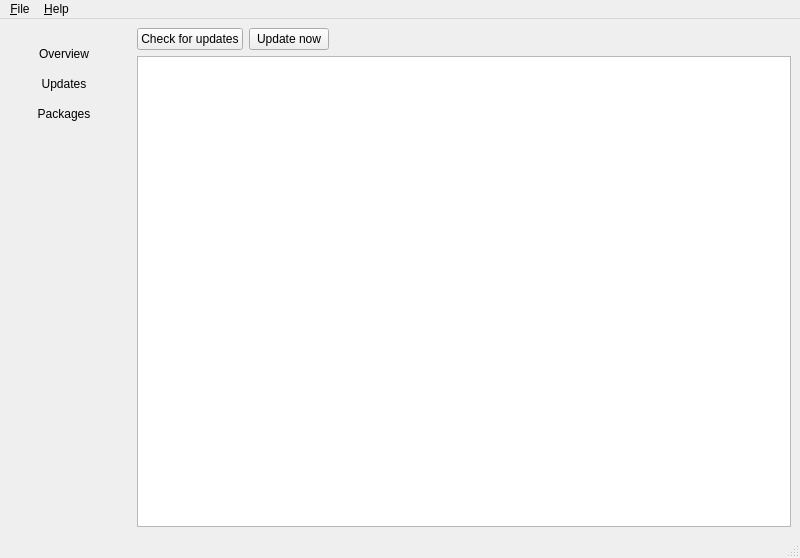
<?xml version="1.0" encoding="UTF-8"?>
<ui version="4.0">
 <class>MainWindow</class>
 <widget class="QMainWindow" name="MainWindow">
  <property name="geometry">
   <rect>
    <x>0</x>
    <y>0</y>
    <width>800</width>
    <height>558</height>
   </rect>
  </property>
  <property name="windowTitle">
   <string>MiKTeX Console</string>
  </property>
  <property name="windowIcon">
   <iconset resource="console.qrc">
    <normaloff>:/Icons/miktex-32x32.png</normaloff>:/Icons/miktex-32x32.png</iconset>
  </property>
  <widget class="QWidget" name="centralwidget">
   <layout class="QHBoxLayout" name="horizontalLayout" stretch="0,0">
    <property name="spacing">
     <number>0</number>
    </property>
    <property name="leftMargin">
     <number>0</number>
    </property>
    <property name="topMargin">
     <number>0</number>
    </property>
    <property name="rightMargin">
     <number>0</number>
    </property>
    <property name="bottomMargin">
     <number>0</number>
    </property>
    <item>
     <widget class="QWidget" name="verticalWidget" native="true">
      <property name="enabled">
       <bool>true</bool>
      </property>
      <property name="sizePolicy">
       <sizepolicy hsizetype="Fixed" vsizetype="Preferred">
        <horstretch>0</horstretch>
        <verstretch>0</verstretch>
       </sizepolicy>
      </property>
      <property name="minimumSize">
       <size>
        <width>128</width>
        <height>0</height>
       </size>
      </property>
      <layout class="QVBoxLayout" name="verticalLayout_7">
       <property name="spacing">
        <number>0</number>
       </property>
       <property name="leftMargin">
        <number>0</number>
       </property>
       <property name="topMargin">
        <number>20</number>
       </property>
       <property name="rightMargin">
        <number>0</number>
       </property>
       <property name="bottomMargin">
        <number>0</number>
       </property>
       <item>
        <widget class="QPushButton" name="buttonOverview">
         <property name="minimumSize">
          <size>
           <width>0</width>
           <height>30</height>
          </size>
         </property>
         <property name="focusPolicy">
          <enum>Qt::NoFocus</enum>
         </property>
         <property name="statusTip">
          <string>MiKTeX configuration overview</string>
         </property>
         <property name="text">
          <string>Overview</string>
         </property>
         <property name="checkable">
          <bool>true</bool>
         </property>
         <property name="autoExclusive">
          <bool>true</bool>
         </property>
         <property name="flat">
          <bool>true</bool>
         </property>
        </widget>
       </item>
       <item>
        <widget class="QPushButton" name="buttonUpdates">
         <property name="minimumSize">
          <size>
           <width>0</width>
           <height>30</height>
          </size>
         </property>
         <property name="focusPolicy">
          <enum>Qt::NoFocus</enum>
         </property>
         <property name="statusTip">
          <string>Check for MiKTeX updates</string>
         </property>
         <property name="text">
          <string>Updates</string>
         </property>
         <property name="checkable">
          <bool>true</bool>
         </property>
         <property name="autoExclusive">
          <bool>true</bool>
         </property>
         <property name="flat">
          <bool>true</bool>
         </property>
        </widget>
       </item>
       <item>
        <widget class="QPushButton" name="buttonPackages">
         <property name="minimumSize">
          <size>
           <width>0</width>
           <height>30</height>
          </size>
         </property>
         <property name="focusPolicy">
          <enum>Qt::NoFocus</enum>
         </property>
         <property name="statusTip">
          <string>MiKTeX package management</string>
         </property>
         <property name="text">
          <string>Packages</string>
         </property>
         <property name="checkable">
          <bool>true</bool>
         </property>
         <property name="autoExclusive">
          <bool>true</bool>
         </property>
         <property name="flat">
          <bool>true</bool>
         </property>
        </widget>
       </item>
       <item>
        <spacer name="verticalSpacer_6">
         <property name="orientation">
          <enum>Qt::Vertical</enum>
         </property>
         <property name="sizeHint" stdset="0">
          <size>
           <width>20</width>
           <height>40</height>
          </size>
         </property>
        </spacer>
       </item>
      </layout>
     </widget>
    </item>
    <item>
     <widget class="QStackedWidget" name="pages">
      <property name="enabled">
       <bool>true</bool>
      </property>
      <property name="currentIndex">
       <number>2</number>
      </property>
      <widget class="QWidget" name="setup">
       <layout class="QVBoxLayout" name="verticalLayout_6">
        <item>
         <widget class="QLabel" name="label_8">
          <property name="text">
           <string>&lt;h2&gt;Welcome!&lt;/h2&gt;</string>
          </property>
         </widget>
        </item>
        <item>
         <widget class="QLabel" name="label_9">
          <property name="text">
           <string>&lt;html&gt;&lt;head/&gt;&lt;body&gt;&lt;p&gt;Thank you for giving MiKTeX a try!&lt;/p&gt;&lt;p&gt;We will now finish the MiKTeX setup by populating the &lt;span style=&quot; font-style:italic;&quot;&gt;bin&lt;/span&gt; directory with links to the to actual MiKTeX binaries. The location of the &lt;span style=&quot; font-style:italic;&quot;&gt;bin&lt;/span&gt; directory depends on your choice:&lt;br/&gt;&lt;/p&gt;&lt;ul style=&quot;margin-top: 0px; margin-bottom: 0px; margin-left: 0px; margin-right: 0px; -qt-list-indent: 1;&quot;&gt;&lt;li style=&quot; margin-top:12px; margin-bottom:0px; margin-left:0px; margin-right:0px; -qt-block-indent:0; text-indent:0px;&quot;&gt;&lt;span style=&quot; font-family:'Courier New';&quot;&gt;/usr/local/bin&lt;/span&gt; for a shared (system-wide) MiKTeX installation. This option requires administrator privileges.&lt;/li&gt;&lt;li style=&quot; margin-top:0px; margin-bottom:12px; margin-left:0px; margin-right:0px; -qt-block-indent:0; text-indent:0px;&quot;&gt;&lt;span style=&quot; font-family:'Courier New';&quot;&gt;~/bin&lt;/span&gt; for a private MiKTeX installation.&lt;/li&gt;&lt;/ul&gt;&lt;p&gt;More information: &lt;a href=&quot;https://miktex.org/kb/shared-vs-private&quot;&gt;&lt;span style=&quot; text-decoration: underline; color:#007af4;&quot;&gt;Shared vs. private installation&lt;/span&gt;&lt;/a&gt;&lt;/p&gt;&lt;/body&gt;&lt;/html&gt;</string>
          </property>
          <property name="wordWrap">
           <bool>true</bool>
          </property>
          <property name="openExternalLinks">
           <bool>true</bool>
          </property>
         </widget>
        </item>
        <item>
         <widget class="QWidget" name="setupAdminMode" native="true">
          <layout class="QVBoxLayout" name="verticalLayout_8"/>
         </widget>
        </item>
        <item>
         <spacer name="verticalSpacer_5">
          <property name="orientation">
           <enum>Qt::Vertical</enum>
          </property>
          <property name="sizeType">
           <enum>QSizePolicy::Preferred</enum>
          </property>
          <property name="sizeHint" stdset="0">
           <size>
            <width>20</width>
            <height>40</height>
           </size>
          </property>
         </spacer>
        </item>
        <item>
         <widget class="QCommandLinkButton" name="buttonAdminSetup">
          <property name="text">
           <string>Restart as administrator and finish setup</string>
          </property>
          <property name="description">
           <string>MiKTeX binaries will be available for all users.</string>
          </property>
         </widget>
        </item>
        <item>
         <widget class="QCommandLinkButton" name="buttonUserSetup">
          <property name="text">
           <string>Finish private setup</string>
          </property>
          <property name="description">
           <string>MiKTeX binaries will be available for your private use only.</string>
          </property>
         </widget>
        </item>
        <item>
         <spacer name="verticalSpacer_4">
          <property name="orientation">
           <enum>Qt::Vertical</enum>
          </property>
          <property name="sizeHint" stdset="0">
           <size>
            <width>20</width>
            <height>40</height>
           </size>
          </property>
         </spacer>
        </item>
       </layout>
      </widget>
      <widget class="QWidget" name="overview">
       <layout class="QVBoxLayout" name="verticalLayout">
        <item>
         <widget class="QLabel" name="label_5">
          <property name="text">
           <string>&lt;h2&gt;Welcome!&lt;/h2&gt;</string>
          </property>
         </widget>
        </item>
        <item>
         <widget class="QLabel" name="label">
          <property name="text">
           <string>This is the MiKTeX Console. It will assist you in managing your MiKTeX configuration.</string>
          </property>
          <property name="wordWrap">
           <bool>true</bool>
          </property>
         </widget>
        </item>
        <item>
         <spacer name="verticalSpacer_2">
          <property name="orientation">
           <enum>Qt::Vertical</enum>
          </property>
          <property name="sizeType">
           <enum>QSizePolicy::Preferred</enum>
          </property>
          <property name="sizeHint" stdset="0">
           <size>
            <width>20</width>
            <height>40</height>
           </size>
          </property>
         </spacer>
        </item>
        <item>
         <widget class="QWidget" name="privateMode" native="true">
          <layout class="QVBoxLayout" name="verticalLayout_5">
           <property name="leftMargin">
            <number>0</number>
           </property>
           <property name="topMargin">
            <number>0</number>
           </property>
           <property name="rightMargin">
            <number>0</number>
           </property>
           <property name="bottomMargin">
            <number>0</number>
           </property>
           <item>
            <widget class="QLabel" name="label_6">
             <property name="text">
              <string>You have installed MiKTeX for your private use.</string>
             </property>
             <property name="wordWrap">
              <bool>true</bool>
             </property>
            </widget>
           </item>
          </layout>
         </widget>
        </item>
        <item>
         <widget class="QWidget" name="userMode" native="true">
          <layout class="QVBoxLayout" name="verticalLayout_2">
           <property name="leftMargin">
            <number>0</number>
           </property>
           <property name="topMargin">
            <number>0</number>
           </property>
           <property name="rightMargin">
            <number>0</number>
           </property>
           <property name="bottomMargin">
            <number>0</number>
           </property>
           <item>
            <widget class="QLabel" name="label_4">
             <property name="text">
              <string>&lt;html&gt;&lt;head/&gt;&lt;body&gt;&lt;p&gt;This tool currently operates on the private (per-user) MiKTeX configuration.&lt;/p&gt;&lt;p&gt;You may want to switch to administrator mode in order to operate on the shared (system-wide) configuration.&lt;br/&gt;More information: &lt;a href=&quot;https://miktex.org/howto/admin-mode&quot;&gt;&lt;span style=&quot; text-decoration: underline; color:#007af4;&quot;&gt;HOWTO: switch to admin mode&lt;/span&gt;&lt;/a&gt;&lt;/p&gt;&lt;/body&gt;&lt;/html&gt;</string>
             </property>
             <property name="wordWrap">
              <bool>true</bool>
             </property>
             <property name="openExternalLinks">
              <bool>true</bool>
             </property>
            </widget>
           </item>
          </layout>
         </widget>
        </item>
        <item>
         <widget class="QWidget" name="adminMode" native="true">
          <layout class="QVBoxLayout" name="verticalLayout_3">
           <property name="leftMargin">
            <number>0</number>
           </property>
           <property name="topMargin">
            <number>0</number>
           </property>
           <property name="rightMargin">
            <number>0</number>
           </property>
           <property name="bottomMargin">
            <number>0</number>
           </property>
           <item>
            <widget class="QLabel" name="label_3">
             <property name="text">
              <string>This tool currently operates on the shared (system-wide) MiKTeX configuration.</string>
             </property>
             <property name="wordWrap">
              <bool>true</bool>
             </property>
            </widget>
           </item>
          </layout>
         </widget>
        </item>
        <item>
         <spacer name="verticalSpacer_3">
          <property name="orientation">
           <enum>Qt::Vertical</enum>
          </property>
          <property name="sizeType">
           <enum>QSizePolicy::Preferred</enum>
          </property>
          <property name="sizeHint" stdset="0">
           <size>
            <width>20</width>
            <height>40</height>
           </size>
          </property>
         </spacer>
        </item>
        <item>
         <widget class="QGroupBox" name="verticalGroupBox">
          <property name="title">
           <string>Executables</string>
          </property>
          <layout class="QVBoxLayout" name="verticalLayout_4">
           <item>
            <widget class="QLabel" name="label_2">
             <property name="text">
              <string>MiKTeX exececutables have been installed in:</string>
             </property>
            </widget>
           </item>
           <item>
            <widget class="QLineEdit" name="bindir">
             <property name="readOnly">
              <bool>true</bool>
             </property>
            </widget>
           </item>
           <item>
            <widget class="QLabel" name="hintPath">
             <property name="text">
              <string>&lt;html&gt;&lt;head/&gt;&lt;body&gt;&lt;p&gt;Currently this directory is not in the search path for executables. You should add this directory to PATH so that you can invoke MiKTeX executables from a shell.&lt;br/&gt;More information: &lt;a href=&quot;https://miktex.org/howto/modify-path&quot;&gt;&lt;span style=&quot; text-decoration: underline; color:#007af4;&quot;&gt;HOWTO: modify PATH&lt;/span&gt;&lt;/a&gt;&lt;/p&gt;&lt;/body&gt;&lt;/html&gt;</string>
             </property>
             <property name="wordWrap">
              <bool>true</bool>
             </property>
             <property name="openExternalLinks">
              <bool>true</bool>
             </property>
            </widget>
           </item>
          </layout>
         </widget>
        </item>
        <item>
         <spacer name="verticalSpacer_7">
          <property name="orientation">
           <enum>Qt::Vertical</enum>
          </property>
          <property name="sizeType">
           <enum>QSizePolicy::Preferred</enum>
          </property>
          <property name="sizeHint" stdset="0">
           <size>
            <width>20</width>
            <height>40</height>
           </size>
          </property>
         </spacer>
        </item>
        <item>
         <widget class="QGroupBox" name="hintUpgrade">
          <property name="title">
           <string>Upgrade</string>
          </property>
          <layout class="QVBoxLayout">
           <item>
            <widget class="QLabel" name="label_7">
             <property name="text">
              <string>You can now install basic packages. This is completely optional. MiKTeX will install missing packages on-the-fly from the Internet.</string>
             </property>
             <property name="wordWrap">
              <bool>true</bool>
             </property>
            </widget>
           </item>
           <item>
            <layout class="QHBoxLayout" name="horizontalLayout_2">
             <item>
              <widget class="QPushButton" name="buttonUpgrade">
               <property name="text">
                <string>Upgrade now</string>
               </property>
              </widget>
             </item>
             <item>
              <spacer name="horizontalSpacer">
               <property name="orientation">
                <enum>Qt::Horizontal</enum>
               </property>
               <property name="sizeHint" stdset="0">
                <size>
                 <width>40</width>
                 <height>20</height>
                </size>
               </property>
              </spacer>
             </item>
            </layout>
           </item>
          </layout>
         </widget>
        </item>
        <item>
         <spacer name="verticalSpacer">
          <property name="orientation">
           <enum>Qt::Vertical</enum>
          </property>
          <property name="sizeHint" stdset="0">
           <size>
            <width>20</width>
            <height>40</height>
           </size>
          </property>
         </spacer>
        </item>
       </layout>
      </widget>
      <widget class="QWidget" name="updates">
       <layout class="QVBoxLayout" name="_22">
        <item>
         <layout class="QHBoxLayout" name="horizontalLayout_3">
          <item>
           <widget class="QPushButton" name="Check">
            <property name="text">
             <string>Check for updates</string>
            </property>
           </widget>
          </item>
          <item>
           <widget class="QPushButton" name="Check_2">
            <property name="text">
             <string>Update now</string>
            </property>
           </widget>
          </item>
          <item>
           <spacer name="horizontalSpacer_2">
            <property name="orientation">
             <enum>Qt::Horizontal</enum>
            </property>
            <property name="sizeHint" stdset="0">
             <size>
              <width>40</width>
              <height>20</height>
             </size>
            </property>
           </spacer>
          </item>
         </layout>
        </item>
        <item>
         <widget class="QTreeView" name="tvUpdates"/>
        </item>
       </layout>
      </widget>
      <widget class="QWidget" name="packages">
       <layout class="QVBoxLayout" name="_2">
        <item>
         <widget class="QTreeView" name="tvPackages"/>
        </item>
       </layout>
      </widget>
     </widget>
    </item>
   </layout>
  </widget>
  <widget class="QMenuBar" name="menubar">
   <property name="geometry">
    <rect>
     <x>0</x>
     <y>0</y>
     <width>800</width>
     <height>20</height>
    </rect>
   </property>
   <widget class="QMenu" name="menuFile">
    <property name="title">
     <string>&amp;File</string>
    </property>
    <addaction name="actionRestartAdmin"/>
    <addaction name="separator"/>
    <addaction name="actionExit"/>
   </widget>
   <widget class="QMenu" name="menu_Help">
    <property name="title">
     <string>&amp;Help</string>
    </property>
    <addaction name="actionAbout"/>
   </widget>
   <addaction name="menuFile"/>
   <addaction name="menu_Help"/>
  </widget>
  <widget class="QStatusBar" name="statusbar"/>
  <action name="actionRestartAdmin">
   <property name="text">
    <string>Restart as &amp;administrator</string>
   </property>
   <property name="toolTip">
    <string>Restart this program as administrator</string>
   </property>
   <property name="statusTip">
    <string>Restarts this application as administrator.</string>
   </property>
  </action>
  <action name="actionExit">
   <property name="text">
    <string>E&amp;xit</string>
   </property>
   <property name="toolTip">
    <string>Exit</string>
   </property>
   <property name="statusTip">
    <string>Quits the application.</string>
   </property>
  </action>
  <action name="actionAbout">
   <property name="icon">
    <iconset resource="console.qrc">
     <normaloff>:/Icons/miktex-16x16.png</normaloff>:/Icons/miktex-16x16.png</iconset>
   </property>
   <property name="text">
    <string>About &amp;MiKTeX...</string>
   </property>
   <property name="toolTip">
    <string>About</string>
   </property>
   <property name="statusTip">
    <string>Shows the version number and copying conditions.</string>
   </property>
  </action>
 </widget>
 <resources>
  <include location="console.qrc"/>
 </resources>
 <connections>
  <connection>
   <sender>actionExit</sender>
   <signal>triggered()</signal>
   <receiver>MainWindow</receiver>
   <slot>close()</slot>
   <hints>
    <hint type="sourcelabel">
     <x>-1</x>
     <y>-1</y>
    </hint>
    <hint type="destinationlabel">
     <x>399</x>
     <y>299</y>
    </hint>
   </hints>
  </connection>
 </connections>
</ui>
